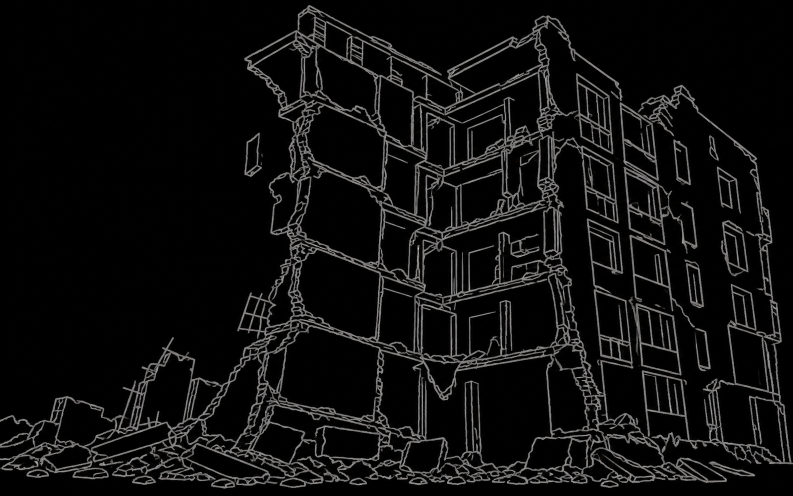
#> input picture steamlinejs/sulka/assets/ukr1-line-background-source.png, 1586 x 992 px (shown at 1/2 size); its folder holds 2 pictures in this run
$ python generate_ruins.py
#> lines starting #> are read from the running program, lines starting #| are printed output that depends on the picture
#!/usr/bin/env python3
"""Pack surreal sketch ruins into 16-tone VBXE backgrounds, enlarged 2x in VRAM."""
from pathlib import Path
from PIL import Image, ImageOps
ROOT = Path(__file__).resolve().parent.parent
WIDTH, HEIGHT = 112, 70
COLOURS = [(i * 6, i * 6, i * 6) for i in range(16)]


def main():
    lines = ['; Generated by generate_ruins.py: packed high/low 4-bit pixels.']
    for number, address in ((1, 0x1000), (2, 0xB000)):
        source = Image.open(ROOT / f'assets/ukr{number}-line-background-source.png').convert('RGB')
#> source is the input picture: PIL image 1586x992 RGB; mean R, G, B 15.6, 15.3, 15.2
        source = ImageOps.fit(source, (WIDTH, HEIGHT), Image.Resampling.LANCZOS)
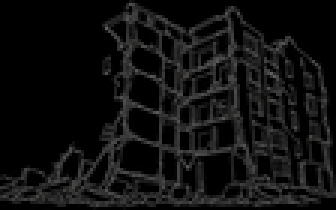
#> source: PIL image 112x70 RGB (shown 3 times larger); mean R, G, B 16.4, 16.1, 16
        grey = ImageOps.autocontrast(source.convert('L'), cutoff=1)
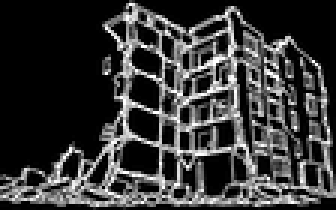
#> grey: PIL image 112x70 L (shown 3 times larger); min 0, max 255, mean 55.9
        pixels = []
        for y in range(HEIGHT):
            for x in range(WIDTH):
                # Fade into the original board colour at the frame edges.
                fade = min(1, x / 5, (WIDTH-1-x) / 5, y / 4, (HEIGHT-1-y) / 4)
                value = grey.getpixel((x, y))
                pixels.append(0 if value < 12 else round((value / 255) ** .9 * 15 * fade))
#> after the loop, pixels = 7840 values, max 15 at index 523, min 0 at index 0, mean 3.24
        packed = bytes((pixels[i] << 4) | pixels[i+1] for i in range(0, len(pixels), 2))
        assert len(packed) == 3920
        lines.extend([f'        org ${address:04X}', f'ruins_{number}_packed'])
        for i in range(0, len(packed), 24):
            lines.append('        dta ' + ','.join(f'${b:02X}' for b in packed[i:i+24]))
#> this loop made 164 passes
#> i on passes 2 to 4: 24, 48, 72
#> after the loop, lines = 167 items
        lines.append(f'        ert * > ${address+0x1000:04X}')
        preview = Image.new('RGB', (WIDTH, HEIGHT))
#> preview: PIL image 112x70 RGB; every value is 0
        preview.putdata([COLOURS[p] for p in pixels])
        preview.resize((224,140), Image.Resampling.NEAREST).save(ROOT / f'assets/ukr{number}-line-background-vbxe.png')
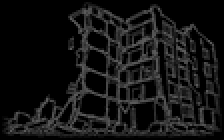
#> saved as ukr1-line-background-vbxe.png: PIL image 224x140 RGB; min 0, max 90, mean 19.5
#> pass 2 of the loop in main, `for number, address in ((1, 0x1000), (2, 0xB000)):`:
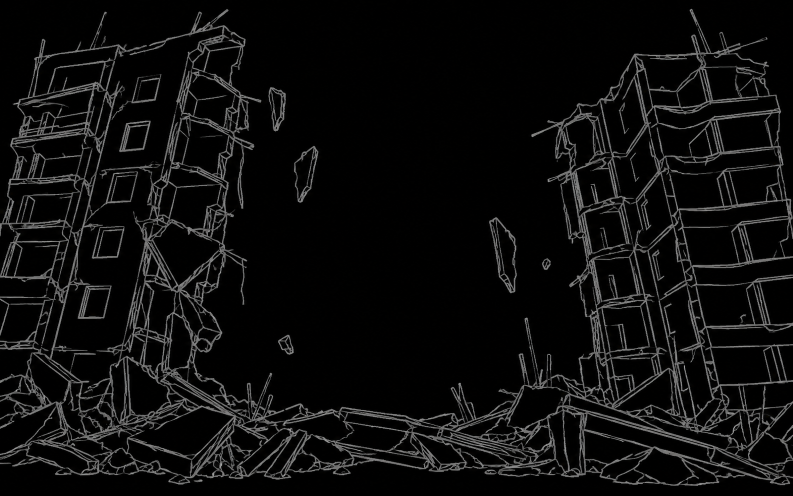
#> input picture steamlinejs/sulka/assets/ukr2-line-background-source.png, 1586 x 992 px (shown at 1/2 size)
#> in main, source is the input picture: PIL image 1586x992 RGB; mean R, G, B 14.1, 14, 13.9
#> source: PIL image 112x70 RGB
#> in main, `grey = ImageOps.autocontrast(source.convert('L'), cutoff=1)`:
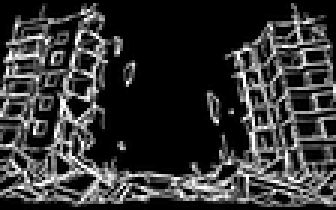
#> grey: PIL image 112x70 L (shown 3 times larger); min 0, max 255, mean 52.5
#> after the loop in main, `for y in range(HEIGHT):`: pixels = 7840 values, max 15 at index 590, min 0 at index 0, mean 3.04
#> the loop in main, `for i in range(0, len(packed), 24):` made 164 passes
#> after the loop in main, `for i in range(0, len(packed), 24):`: lines = 334 items
#> in main, `preview.resize((224,140), Image.Resampling.NEAREST).save(ROOT / f'asse..`:
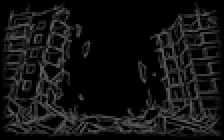
#> saved as ukr2-line-background-vbxe.png: PIL image 224x140 RGB; min 0, max 90, mean 18.2
    (ROOT/'atari/generated/sojka-ruins.inc').write_text('\n'.join(lines)+'\n')
    (ROOT/'atari/generated/sojka-ruins-palette.inc').write_text('\n'.join(
        '        dta '+','.join(map(str,(32+i,*rgb))) for i,rgb in enumerate(COLOURS))+'\n')
    print('Generated two surreal sketch backgrounds: 224x140 display, 16 tones, 3920 bytes each.')

if __name__ == '__main__':
    main()
